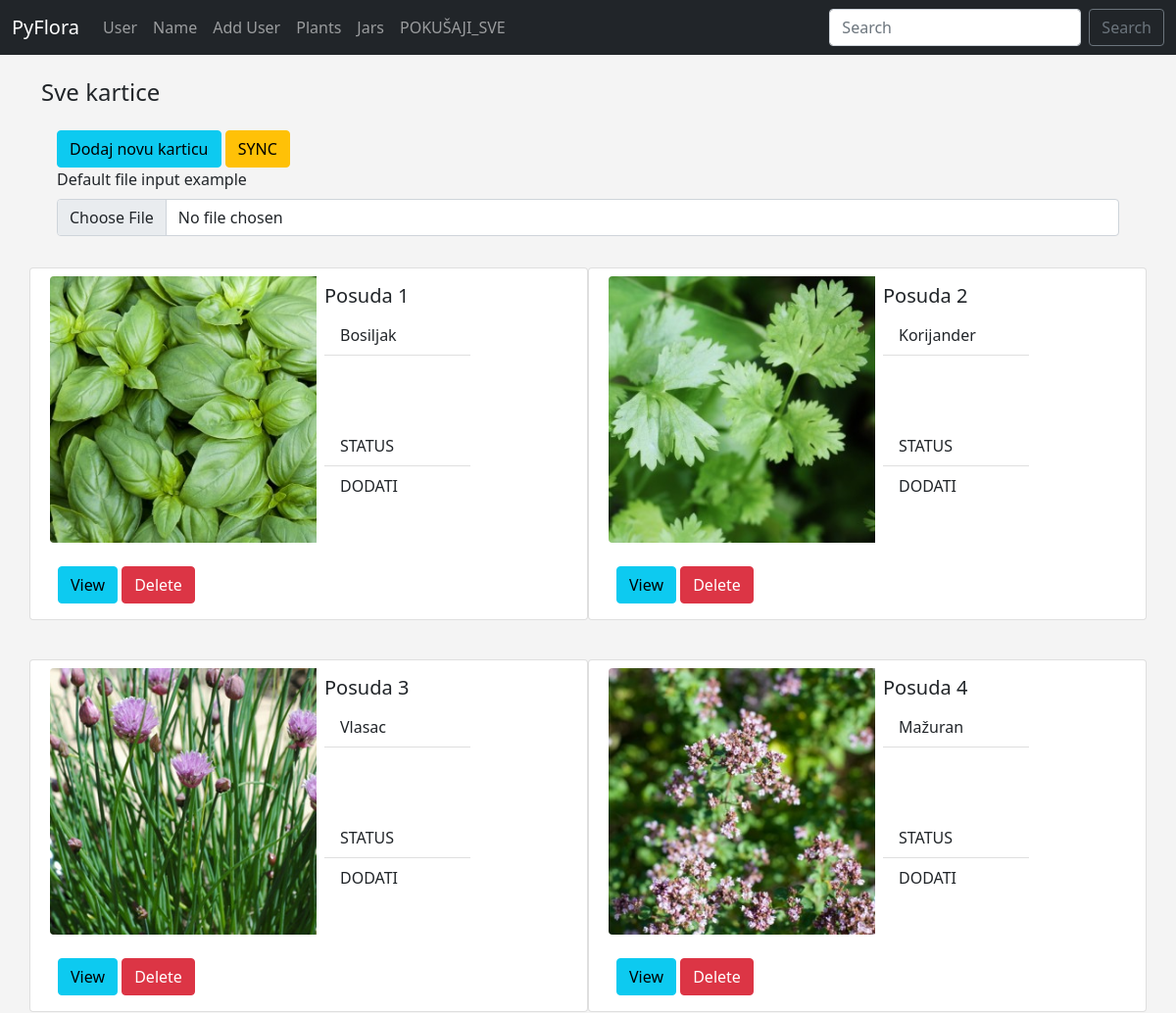
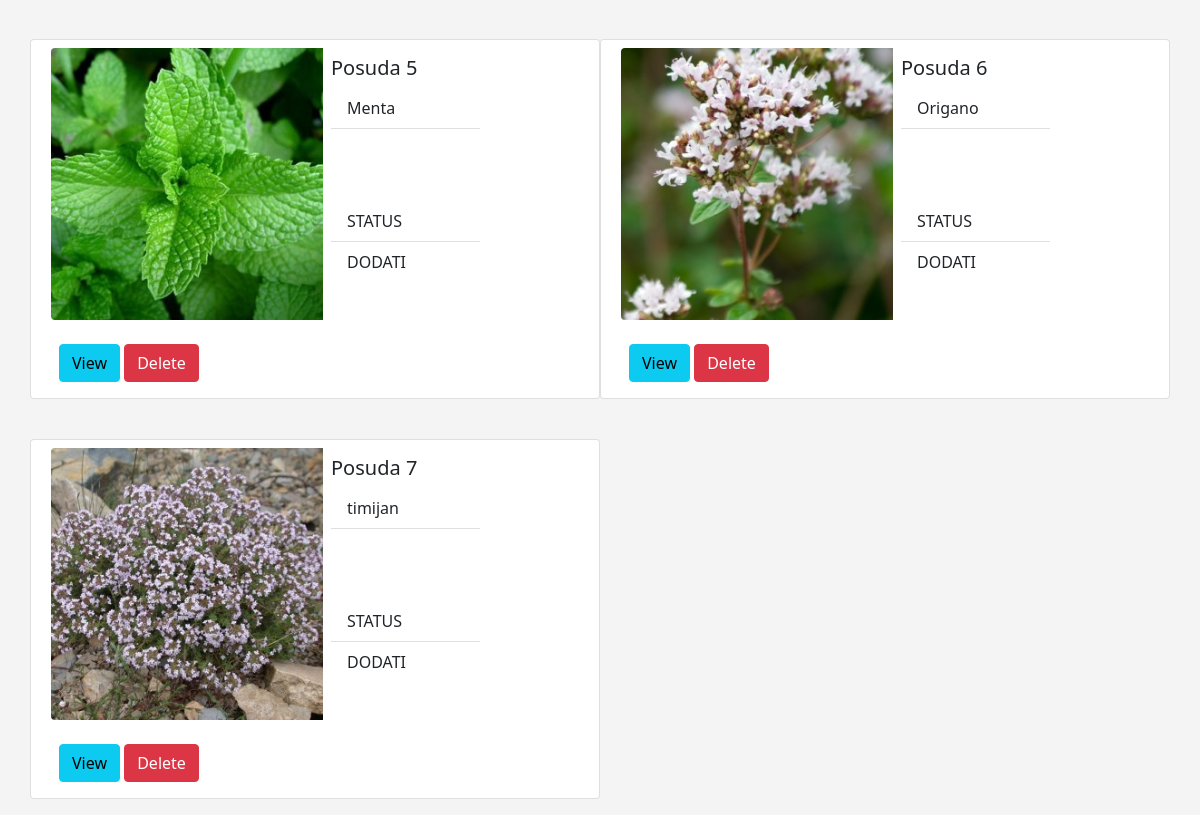
Screenshot of /pok_sve with the database file from the repository (2 pictures, top to bottom).
### app/models.py (models this page shows, shortened)
class Plant(db.Model):
    id = db.Column(db.Integer, primary_key=True)
    name = db.Column(db.String(300), nullable=False)
    photo = db.Column(db.String(300), nullable=False, default='default.png')

### app/routes.py (the view)
@app.route('/pok_sve')
def pok_sve():
    plants = Plant.query.order_by(Plant.id)
    return render_template('pok_sve.html',
                        plants=plants)

### app/templates/pok_sve.html (shortened to what this page needs)
{% extends 'layout.html' %}
{% block content %}
    <h4>Sve kartice</h4>
    <div class="card-body">
        <a href="#" class="btn btn-info">Dodaj novu karticu</a>
        <a href="#" class="btn btn-warning">SYNC</a>
        <div class="mb-3">
            <label for="formFile" class="form-label">Default file input example</label>
            <input class="form-control" type="file" id="formFile">
        </div>
    </div>
<div class="row row-cols-1 row-cols-md-2 g-4">
    {% for plant in plants %}
        <div class="card mb-3" style="max-width: 600px;">
            <div class="row g-0">
                <div class="col-md-6">
                    <img src="{{ url_for('static', filename='pics/' + plant.photo) }}" class="img-fluid rounded-start m-2" alt="...">
                </div>
                <div class="col-md-4">
                    <div class="card-body">
                        <h5 class="card-title">Posuda {{ plant.id }}</h5>
                        <ul class="list-group list-group-flush">
                            <li class="list-group-item">{{ plant.name }}</li>
                            <br><br><br>
                            <li class="list-group-item">STATUS</li>
                            <li class="list-group-item">DODATI</li>
                        </ul>
                    </div>
                </div>
            </div>
            <div class="card-body">
                <a href="{{ url_for('pok_jedna', plant_id=plant.id) }}" class="btn btn-info">View</a>
                <a href="#" class="btn btn-danger">Delete</a>
            </div>
        </div>
    {% endfor %}
</div>
{% endblock content %}

### app/templates/layout.html (shortened to what this page needs)
<!doctype html>
<html lang="en">
<head>
    <link href="https://cdn.jsdelivr.net/npm/bootstrap@5.1.3/dist/css/bootstrap.min.css" rel="stylesheet"
>
    <link href="{{ url_for('static', filename='css/styles.css')}}" rel="stylesheet">
</head>
<body>
    {% include 'navbar.html' %}
    <br>
    <div class="container">
        {% block content %}
        {% endblock content%}
    </div>
</body>
</html>

### app/templates/navbar.html (shortened to what this page needs)
<nav class="navbar navbar-expand-lg navbar-dark bg-dark">
    <div class="container-fluid">
        <a class="navbar-brand" href="{{ url_for('index') }}">PyFlora</a>
        <div class="collapse navbar-collapse" id="navbarSupportedContent">
            <ul class="navbar-nav me-auto mb-2 mb-lg-0">
                <li class="nav-item">
                    <a class="nav-link" href="{{ url_for('user', name='Ivo') }}">User</a>
                </li>
                <li class="nav-item">
                    <a class="nav-link" href="{{ url_for('name')}}">Name</a>
                </li>
                <li class="nav-item">
                    <a class="nav-link" href="{{ url_for('add_user')}}">Add User</a>
                </li>
                <li class="nav-item">
                    <a class="nav-link" href="{{ url_for('plants')}}">Plants</a>
                </li>
                <li class="nav-item">
                    <a class="nav-link" href="{{ url_for('jars')}}">Jars</a>
                </li>
                <li class="nav-item">
                    <a class="nav-link" href="{{ url_for('pok_sve')}}">POKUŠAJI_SVE</a>
                </li>
            </ul>
            <form class="d-flex">
                <input class="form-control me-2" type="search" placeholder="Search" aria-label="Search">
                <button class="btn btn-outline-secondary " type="submit">Search</button>
            </form>
        </div>
    </div>
</nav>

### app/static/css/styles.css (style rules this page uses)
body { background: #f4f4f4 }

### rows the page displays
Plant: photo (picture), id "1", name "Bosiljak"
Plant: photo (picture), id "2", name "Korijander"
Plant: photo (picture), id "3", name "Vlasac"
Plant: photo (picture), id "4", name "Mažuran"
Plant: photo (picture), id "5", name "Menta"
Plant: photo (picture), id "6", name "Origano"
Plant: photo (picture), id "7", name "timijan"
